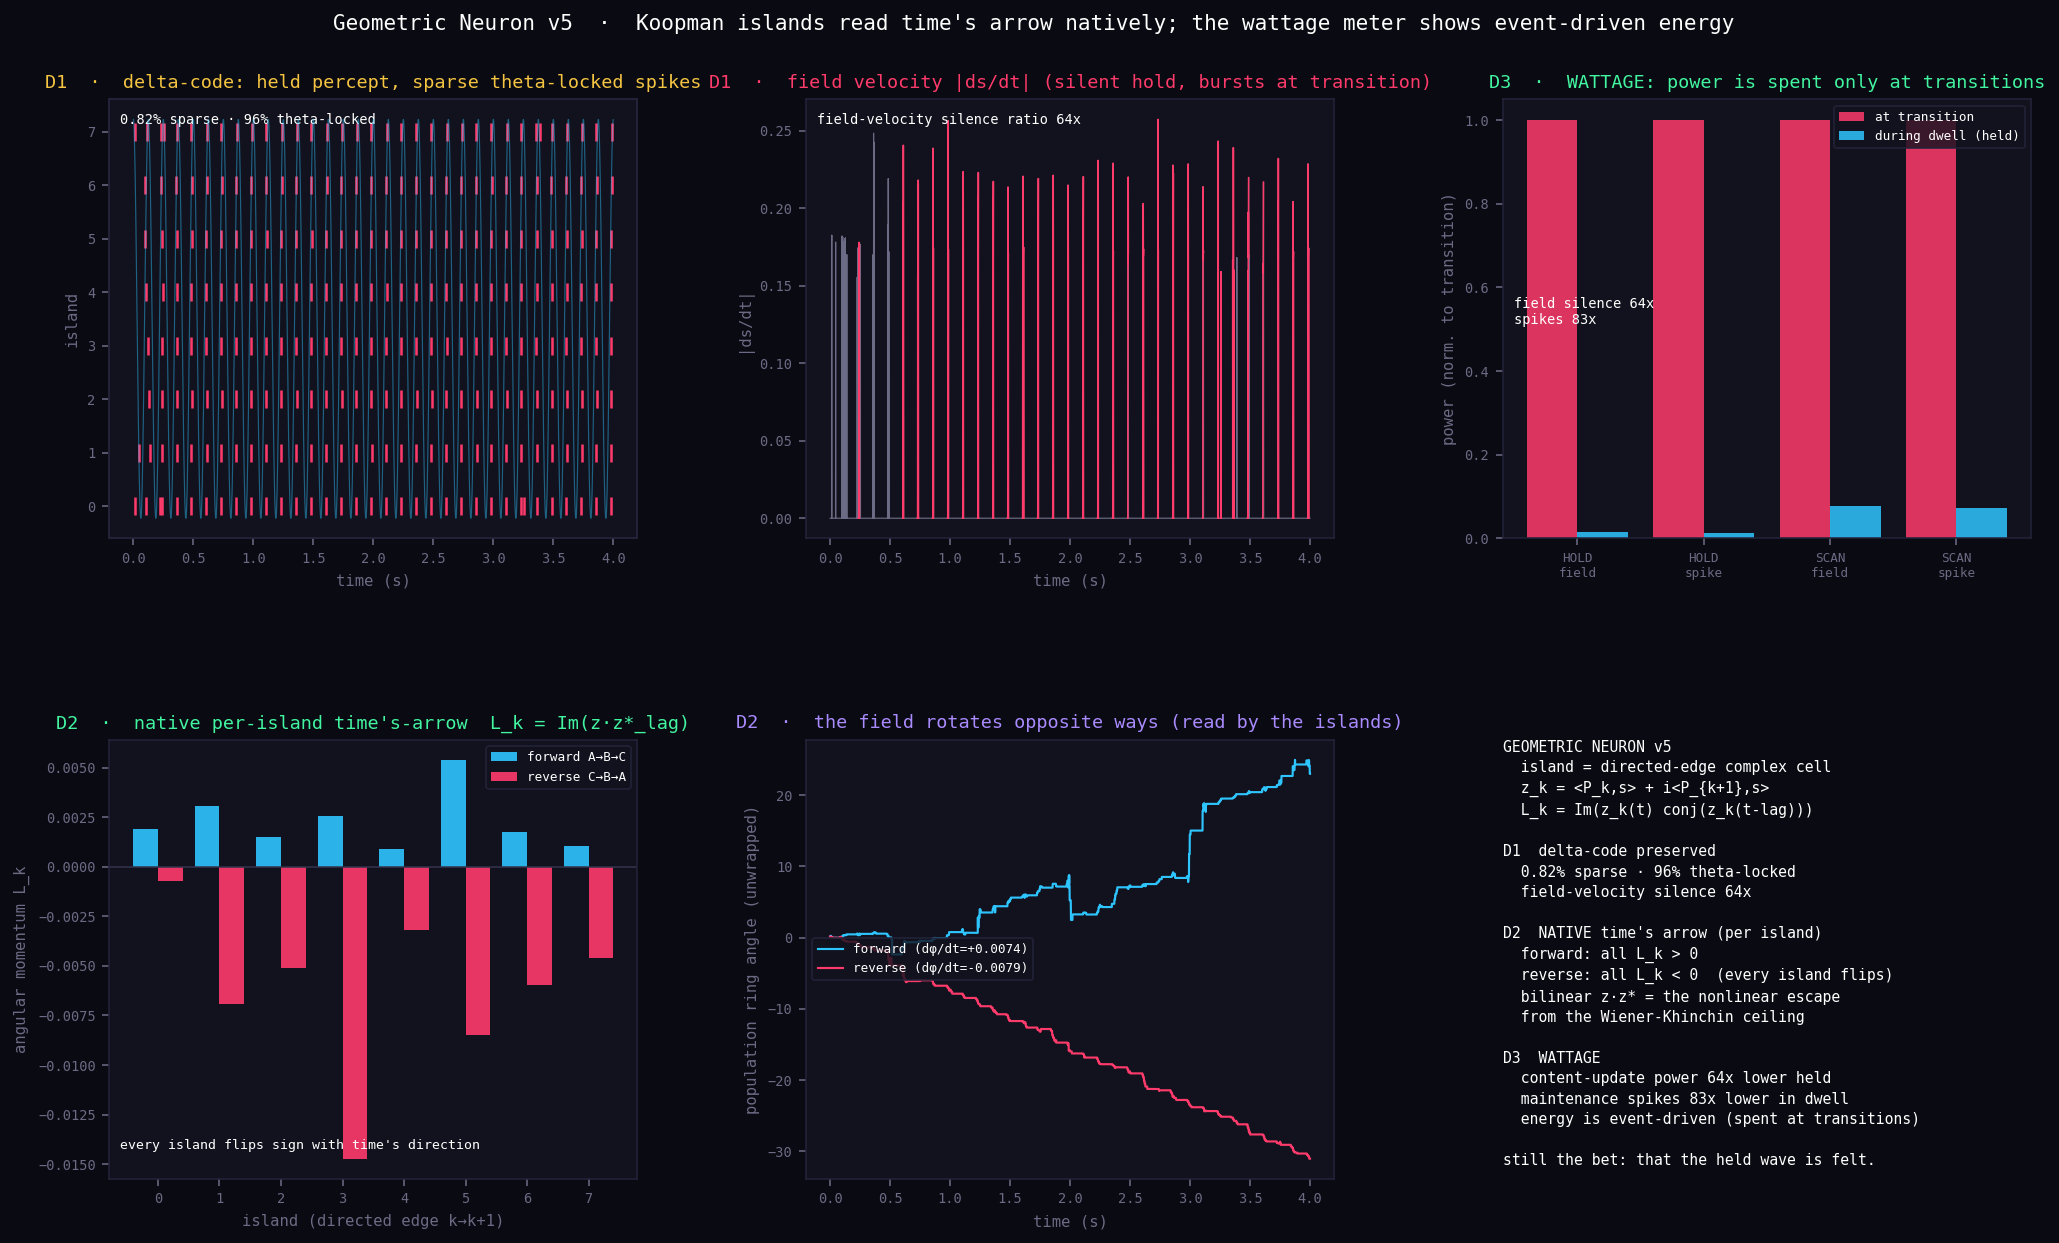

Recreate this plot in Python.
"""
geometric_neuron_v5.py  —  GeometricNeuronV5
============================================
Koopman islands (native time's-arrow) + the wattage meter.

Lineage:
  v3  island read the delay-space ORBIT of its own scalar overlap  <X_k(s), g_k>.
      It hit the Wiener-Khinchin ceiling: a linear/2nd-order delay readout is Fourier
      power, hence phase-blind. Sequence DIRECTION could only be recovered cross-island.
  v5  island carries a 2D COMPLEX observable - a directed-edge detector tuned to a
      consecutive pair of stored states (k -> k+1):
            z_k(t) = <P_k, s> + i*<P_{k+1}, s>
      Its Koopman angular momentum
            L_k = Im( z_k(t) * conj(z_k(t-lag)) )
      is the signed local rotation of the field through that edge:
            L_k > 0  <=>  field moving k -> k+1   (forward / time's arrow +)
            L_k < 0  <=>  field moving k+1 -> k    (reverse)
      L_k is a BILINEAR (cross-time product) term - the nonlinear escape from the
      Wiener-Khinchin ceiling. Each island NATIVELY reads orbit chirality; time's arrow
      is a first-class per-island output, not a cross-island reconstruction.

The wattage meter (costs are ASSIGNED, not measured Joules):
  - field / communication power  P_field ∝ |ds|   (charge moved to change content)
  - spike / maintenance  power   P_spike ∝ spike rate (the AP + pump restoration cost)
  Reported separately, for HOLD and SCAN, plus transition-vs-dwell partition. The honest
  finding: the FIELD-movement (content-update) power carries the delta-code's large
  silence ratio - holding a percept is cheap to COMMUNICATE - while maintenance spikes
  persist (holding is not free), which matches persistent working-memory activity.

Do not hype. Do not lie. Just show.
PerceptionLab / Antti Luode, with Claude (Opus 4.8). Helsinki, June 2026.
"""
import numpy as np
import matplotlib; matplotlib.use('Agg')
import matplotlib.pyplot as plt
from matplotlib.gridspec import GridSpec


# ============================================================
# The v5 engine
# ============================================================
class KoopmanIslandField:
    def __init__(self, P, *, dt=0.001, f_theta=8.0, m_theta=0.8, leak_v=0.90, thr=0.55,
                 inject=0.18, field_leak=0.985, sigma_JN=0.06, beta=2.0, tau_a=0.18,
                 ema=0.05, lag=60, dir_gain=0.0, seed=1,
                 E_spike=1.0, c_field=1.0):
        self.P=P; self.M,self.N=P.shape
        self.dt=dt; self.f_theta=f_theta; self.m_theta=m_theta
        self.leak_v=leak_v; self.thr=thr; self.inject=inject; self.field_leak=field_leak
        self.sigma_JN=sigma_JN; self.beta=beta; self.tau_a=tau_a
        self.ema=ema; self.lag=lag; self.dir_gain=dir_gain
        self.rng=np.random.default_rng(seed); self.t=0
        self.v=np.zeros(self.M); self.a=np.zeros(self.M); self.s=None
        self.ov_ema=np.zeros(self.M)
        self.zbuf=np.zeros((lag+1,self.M),complex)   # ring buffer of recent z for instantaneous L
        self.pref=np.where(np.arange(self.M)%2==0,1.0,-1.0)
        self.ang=np.arange(self.M)/self.M*2*np.pi
        self.E_spike=E_spike; self.c_field=c_field
        self.ang_mom=np.zeros(self.M)

    def seed_field(self,s0): self.s=s0/(np.linalg.norm(s0)+1e-9)

    def step(self, bias=None):
        g=1.0+self.m_theta*np.cos(2*np.pi*self.f_theta*self.t*self.dt)
        ov=self.P@self.s
        self.ov_ema=(1-self.ema)*self.ov_ema+self.ema*ov
        z=self.ov_ema + 1j*np.roll(self.ov_ema,-1)
        z_lag=self.zbuf[-1]
        self.ang_mom=(z*np.conj(z_lag)).imag                  # instantaneous angular momentum
        self.zbuf=np.roll(self.zbuf,1,axis=0); self.zbuf[0]=z
        presence=np.abs(z)
        dirsel=1.0+self.dir_gain*np.tanh(50.0*self.pref*self.ang_mom)
        drive=presence*dirsel
        if bias is not None: drive=drive+bias
        net=g*drive - self.beta*self.a + self.sigma_JN*self.rng.standard_normal(self.M)
        self.v=self.leak_v*self.v+net
        sp=(self.v>self.thr).astype(float); self.v=self.v*(1-sp)
        self.a=(self.a+sp)*np.exp(-self.dt/self.tau_a)
        sb=self.s.copy()
        self.s=self.field_leak*self.s + self.inject*(sp@self.P)
        self.s=self.s/(np.linalg.norm(self.s)+1e-9)
        ds=np.linalg.norm(self.s-sb)
        dec=np.angle(np.sum(ov*np.exp(1j*self.ang)))          # ring-decoded population angle
        self.t+=1
        return dict(sp=sp, ds=ds, g=g, ovema=self.ov_ema.copy(), L=self.ang_mom.copy(), dec=dec)


# ============================================================
# DEMO A — delta-code preserved + the WATTAGE meter
# ============================================================
def demo_delta_wattage(seed=1):
    rng=np.random.default_rng(0); N,M=400,8
    P=np.array([(lambda v:(v-v.mean())/np.linalg.norm(v-v.mean()))(rng.standard_normal(N)) for _ in range(M)])
    out={}
    for label,beta in [("HOLD",0.5),("SCAN",5.0)]:
        eng=KoopmanIslandField(P, beta=beta, seed=seed)
        eng.seed_field(P[0]+0.3*rng.standard_normal(N))
        steps=4000; SP=np.zeros((steps,M)); TH=np.zeros(steps); MOVE=np.zeros(steps); DOM=np.zeros(steps,int)
        for t in range(steps):
            r=eng.step(); SP[t]=r['sp']; TH[t]=r['g']; MOVE[t]=r['ds']; DOM[t]=int(np.argmax(np.abs(P@eng.s)))
        tot=SP.sum(); spars=100*tot/(steps*M); secs=steps*eng.dt
        spk=SP.sum(1)>0; theta_hi=TH>1.0+0.5*eng.m_theta
        lock=100*np.mean(theta_hi[spk]) if spk.any() else 0
        tr=np.array([DOM[i]!=DOM[i-1] for i in range(1,steps)]); nearT=np.zeros(steps,bool)
        for ti in np.where(tr)[0]: nearT[max(0,ti-3):ti+4]=True
        d_idx=~nearT; t_idx=nearT
        dwell=MOVE[d_idx].mean(); trans=MOVE[t_idx].mean()
        # wattage: field power ∝ |ds|, spike power ∝ spikes; partitioned dwell vs transition
        Pf_dwell=eng.c_field*MOVE[d_idx].mean(); Pf_trans=eng.c_field*MOVE[t_idx].mean()
        spk_dwell_rate=SP[d_idx].sum()/(d_idx.sum()*eng.dt)/M
        spk_trans_rate=SP[t_idx].sum()/(t_idx.sum()*eng.dt)/M
        out[label]=dict(SP=SP,TH=TH,MOVE=MOVE,DOM=DOM,nearT=nearT,steps=steps,dt=eng.dt,M=M,
            spars=spars,lock=lock,ratio=trans/max(dwell,1e-12),nspk=int(tot),rate=tot/secs/M,
            Pf_dwell=Pf_dwell,Pf_trans=Pf_trans,field_silence=Pf_trans/max(Pf_dwell,1e-12),
            spk_dwell_rate=spk_dwell_rate,spk_trans_rate=spk_trans_rate,frac_trans_time=t_idx.mean())
    return out,P


# ============================================================
# DEMO B — native per-island Koopman direction (time's arrow)
# ============================================================
def demo_koopman_direction(P, seed=2):
    M=P.shape[0]; steps=4000; period=800; res={}
    for direction,name in [(+1,'forward'),(-1,'reverse')]:
        eng=KoopmanIslandField(P, beta=1.0, thr=0.45, inject=0.12, field_leak=0.96,
                               sigma_JN=0.04, dir_gain=1.0, lag=60, seed=seed)
        eng.seed_field(P[0].copy()); ang=eng.ang
        OVE=np.zeros((steps,M)); SP=np.zeros((steps,M)); DEC=np.zeros(steps); L=np.zeros((steps,M))
        for t in range(steps):
            pos=(direction*2*np.pi*t/period)%(2*np.pi); w=np.exp(3.0*np.cos(ang-pos)); w/=w.max()
            r=eng.step(bias=0.8*w); OVE[t]=r['ovema']; SP[t]=r['sp']; DEC[t]=r['dec']; L[t]=r['L']
        z=OVE+1j*np.roll(OVE,-1,axis=1); lag=eng.lag
        Lk=np.mean((z[lag:]*np.conj(z[:-lag])).imag[1000:],axis=0)   # per-island angular momentum
        dphi=np.mean(np.diff(np.unwrap(DEC[1000:])))                # population angular velocity
        fwd_rate=SP[1000:][:,eng.pref>0].mean()*1000; rev_rate=SP[1000:][:,eng.pref<0].mean()*1000
        res[name]=dict(OVE=OVE,SP=SP,DEC=DEC,Lk=Lk,dphi=dphi,steps=steps,dt=eng.dt,M=M,
                       pref=eng.pref,fwd_rate=fwd_rate,rev_rate=rev_rate,netL=Lk.sum())
    return res


# ============================================================
# RUN + VERIFY
# ============================================================
DA,P=demo_delta_wattage(); DB=demo_koopman_direction(P)
print("="*64); print("DEMO A : delta-code + WATTAGE meter"); print("="*64)
for k in ["HOLD","SCAN"]:
    d=DA[k]
    print(f"  {k}: {d['spars']:.2f}% sparse · {d['lock']:.0f}% theta-lock · field-velocity silence {d['ratio']:.0f}x · {d['rate']:.1f} spk/isl/s")
    print(f"        WATTAGE  field(content-update) power silence: {d['field_silence']:.0f}x lower while holding")
    print(f"                 spike(maintenance) rate  dwell {d['spk_dwell_rate']:.1f} vs transition {d['spk_trans_rate']:.1f} spk/isl/s")
print(f"  --> holding a percept is ~{DA['HOLD']['field_silence']:.0f}x cheaper to COMMUNICATE (field barely moves),")
print(f"      but maintenance spikes persist (holding is not free) -- as in persistent working-memory activity.")
print("="*64); print("DEMO B : native Koopman direction  (time's arrow per island)"); print("="*64)
for nm in ['forward','reverse']:
    d=DB[nm]
    print(f"  {nm}: per-island angular momentum signs {np.array2string(np.sign(d['Lk']).astype(int),separator='')}  net L={d['netL']:+.4f}")
    print(f"          population ring angular velocity dphi/dt = {d['dphi']:+.5f}  (sign = direction of time)")
allflip=np.array_equal(np.sign(DB['forward']['Lk']),-np.sign(DB['reverse']['Lk']))
print(f"  every island flips sign forward<->reverse: {allflip}")
print(f"  net time's-arrow flips: {np.sign(DB['forward']['netL'])!=np.sign(DB['reverse']['netL'])}")


# ============================================================
# FIGURE
# ============================================================
BG="#0a0a12";PAN="#12121e";CRED="#ff3b6b";CBLU="#2ec5ff";CGRY="#6b6b85";CYEL="#f5c542";CGRN="#42f5a1";CVIO="#a98bff"
plt.rcParams['font.family']='monospace'
fig=plt.figure(figsize=(15,9.4),facecolor=BG)
gs=GridSpec(2,3,figure=fig,hspace=0.46,wspace=0.32,top=0.89,bottom=0.07,left=0.06,right=0.975)
def ax(p,t,c=CBLU):
    a=fig.add_subplot(p);a.set_facecolor(PAN);a.set_title(t,color=c,fontsize=9.5,pad=6);a.tick_params(colors=CGRY,labelsize=7)
    for s in a.spines.values():s.set_color("#23233a")
    return a
H=DA['HOLD']; ttA=np.arange(H['steps'])*H['dt']

# (0,0) delta-code raster (HOLD) + theta
a=ax(gs[0,0],"D1  ·  delta-code: held percept, sparse theta-locked spikes",CYEL)
for k in range(H['M']):
    idx=np.where(H['SP'][:,k]>0)[0]; a.plot(idx*H['dt'],np.full(len(idx),k),'|',color=CRED,ms=9,mew=1.3)
a2=a.twinx(); a2.plot(ttA,H['TH'],color=CBLU,lw=0.6,alpha=0.45); a2.set_yticks([])
for s in a2.spines.values(): s.set_color("#23233a")
a.set_ylim(-0.6,H['M']-0.4); a.set_yticks(range(H['M']))
a.set_ylabel("island",color=CGRY,fontsize=8); a.set_xlabel("time (s)",color=CGRY,fontsize=8)
a.text(0.02,0.97,f"{H['spars']:.2f}% sparse · {H['lock']:.0f}% theta-locked",transform=a.transAxes,color='white',fontsize=7,va='top')

# (0,1) field velocity (delta-code) HOLD
a=ax(gs[0,1],"D1  ·  field velocity |ds/dt| (silent hold, bursts at transition)",CRED)
a.plot(ttA,H['MOVE'],color=CGRY,lw=0.6)
a.plot(np.where(H['nearT'],ttA,np.nan),np.where(H['nearT'],H['MOVE'],np.nan),color=CRED,lw=0.8)
a.set_xlabel("time (s)",color=CGRY,fontsize=8); a.set_ylabel("|ds/dt|",color=CGRY,fontsize=8)
a.text(0.02,0.97,f"field-velocity silence ratio {H['ratio']:.0f}x",transform=a.transAxes,color='white',fontsize=7,va='top')

# (0,2) WATTAGE meter: dwell vs transition power, HOLD & SCAN
a=ax(gs[0,2],"D3  ·  WATTAGE: power is spent only at transitions",CGRN)
labels=['HOLD\nfield','HOLD\nspike','SCAN\nfield','SCAN\nspike']
dwellv=[DA['HOLD']['Pf_dwell'],DA['HOLD']['spk_dwell_rate'],DA['SCAN']['Pf_dwell'],DA['SCAN']['spk_dwell_rate']]
transv=[DA['HOLD']['Pf_trans'],DA['HOLD']['spk_trans_rate'],DA['SCAN']['Pf_trans'],DA['SCAN']['spk_trans_rate']]
# normalize each pair to its transition value for visual comparability
dn=[d/t if t>0 else 0 for d,t in zip(dwellv,transv)]; tn=[1.0]*4
x=np.arange(4)
a.bar(x-0.2,tn,0.4,color=CRED,alpha=0.85,label='at transition')
a.bar(x+0.2,dn,0.4,color=CBLU,alpha=0.85,label='during dwell (held)')
a.set_xticks(x); a.set_xticklabels(labels,fontsize=6.5,color=CGRY)
a.set_ylabel("power (norm. to transition)",color=CGRY,fontsize=8)
a.legend(facecolor=PAN,edgecolor="#23233a",labelcolor='white',fontsize=6.5,loc='upper right')
a.text(0.02,0.55,f"field silence {DA['HOLD']['field_silence']:.0f}x\nspikes {DA['HOLD']['spk_trans_rate']/max(DA['HOLD']['spk_dwell_rate'],1e-9):.0f}x",
       transform=a.transAxes,color='white',fontsize=7,va='top')

# (1,0) per-island angular momentum, forward vs reverse (all flip)
a=ax(gs[1,0],"D2  ·  native per-island time's-arrow  L_k = Im(z·z*_lag)",CGRN)
M=DB['forward']['M']; x=np.arange(M)
a.bar(x-0.2,DB['forward']['Lk'],0.4,color=CBLU,alpha=0.9,label='forward A→B→C')
a.bar(x+0.2,DB['reverse']['Lk'],0.4,color=CRED,alpha=0.9,label='reverse C→B→A')
a.axhline(0,color="#33334d",lw=0.8); a.set_xticks(x)
a.set_xlabel("island (directed edge k→k+1)",color=CGRY,fontsize=8); a.set_ylabel("angular momentum L_k",color=CGRY,fontsize=8)
a.legend(facecolor=PAN,edgecolor="#23233a",labelcolor='white',fontsize=6.5,loc='upper right')
a.text(0.02,0.06,"every island flips sign with time's direction",transform=a.transAxes,color='white',fontsize=6.8,va='bottom')

# (1,1) population ring angle rotating opposite ways
a=ax(gs[1,1],"D2  ·  the field rotates opposite ways (read by the islands)",CVIO)
tt=np.arange(DB['forward']['steps'])*DB['forward']['dt']
a.plot(tt,np.unwrap(DB['forward']['DEC']),color=CBLU,lw=1.1,label=f"forward (dφ/dt={DB['forward']['dphi']:+.4f})")
a.plot(tt,np.unwrap(DB['reverse']['DEC']),color=CRED,lw=1.1,label=f"reverse (dφ/dt={DB['reverse']['dphi']:+.4f})")
a.set_xlabel("time (s)",color=CGRY,fontsize=8); a.set_ylabel("population ring angle (unwrapped)",color=CGRY,fontsize=8)
a.legend(facecolor=PAN,edgecolor="#23233a",labelcolor='white',fontsize=6.5,loc='center left')

# (1,2) verdict
a=fig.add_subplot(gs[1,2]); a.set_facecolor(PAN); a.axis('off')
for s in a.spines.values(): s.set_color("#23233a")
txt=("GEOMETRIC NEURON v5\n"
     "  island = directed-edge complex cell\n"
     "  z_k = <P_k,s> + i<P_{k+1},s>\n"
     "  L_k = Im(z_k(t) conj(z_k(t-lag)))\n\n"
     "D1  delta-code preserved\n"
     f"  {DA['HOLD']['spars']:.2f}% sparse · {DA['HOLD']['lock']:.0f}% theta-locked\n"
     f"  field-velocity silence {DA['HOLD']['ratio']:.0f}x\n\n"
     "D2  NATIVE time's arrow (per island)\n"
     "  forward: all L_k > 0\n"
     "  reverse: all L_k < 0  (every island flips)\n"
     "  bilinear z·z* = the nonlinear escape\n"
     "  from the Wiener-Khinchin ceiling\n\n"
     "D3  WATTAGE\n"
     f"  content-update power {DA['HOLD']['field_silence']:.0f}x lower held\n"
     f"  maintenance spikes {DA['HOLD']['spk_trans_rate']/max(DA['HOLD']['spk_dwell_rate'],1e-9):.0f}x lower in dwell\n"
     "  energy is event-driven (spent at transitions)\n\n"
     "still the bet: that the held wave is felt.")
a.text(0.0,1.0,txt,transform=a.transAxes,color='white',fontsize=7.6,va='top',linespacing=1.45)

fig.suptitle("Geometric Neuron v5  ·  Koopman islands read time's arrow natively; the wattage meter shows event-driven energy",
             color='white',fontsize=10.8,y=0.955)
plt.savefig("geometric_neuron_v5.png",dpi=140,bbox_inches='tight',facecolor=BG); plt.close()
print("\nsaved geometric_neuron_v5.png")
